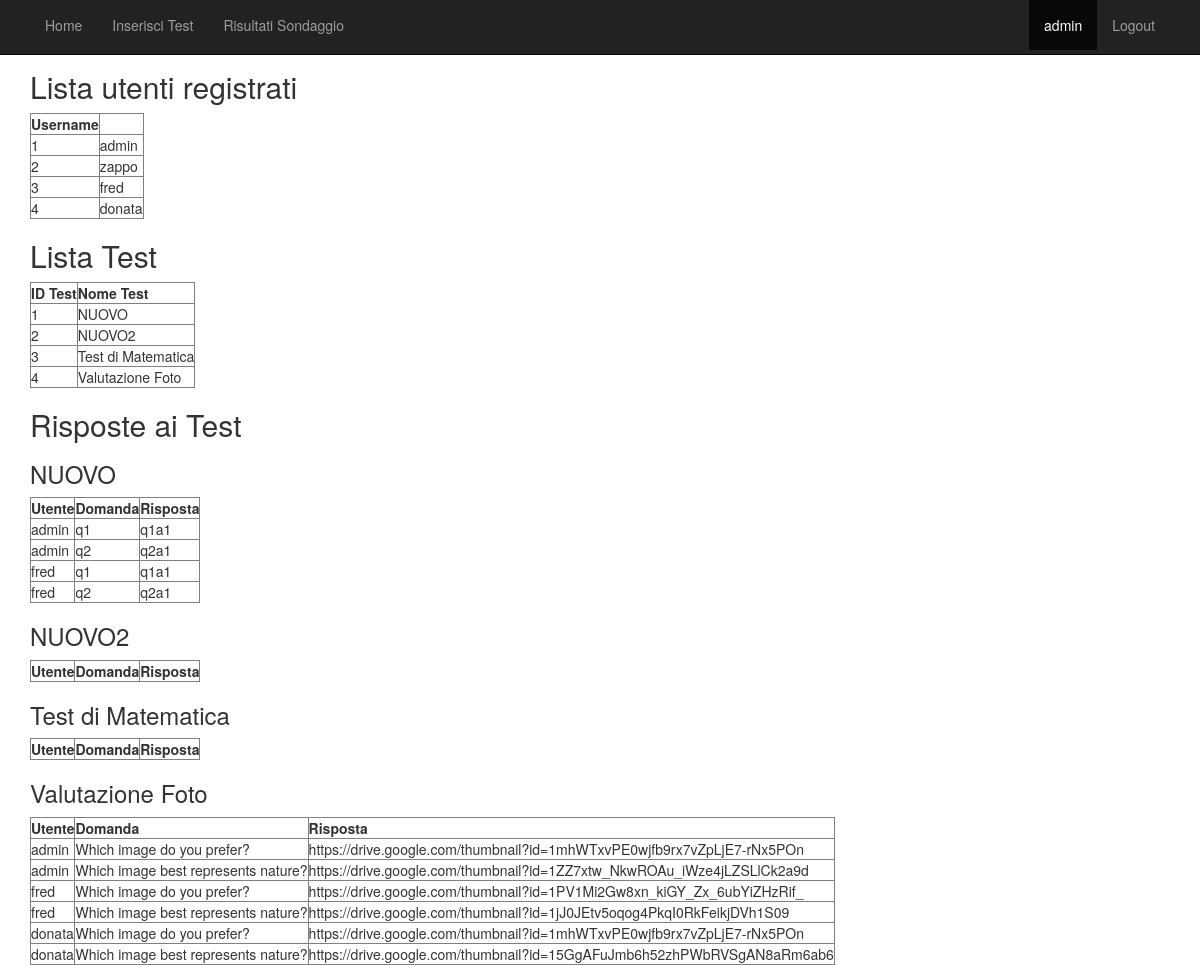
Page /survey_response (signed in) on the earlier database version.
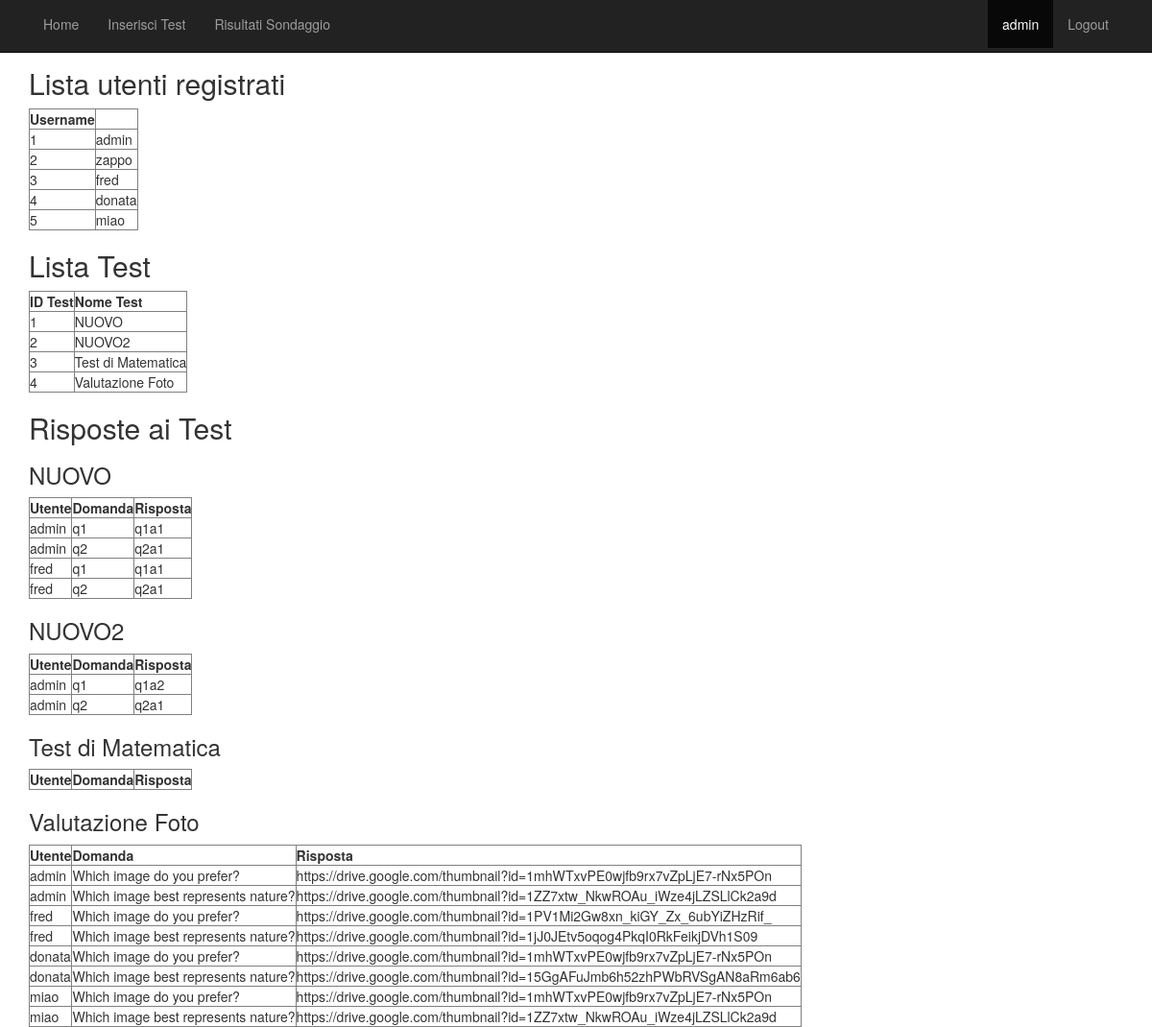
Same page on the later database version.
### survey/models.py (models this page shows, shortened)
class User(UserMixin, db.Model):
    id = db.Column(db.Integer, primary_key=True)
    username = db.Column(db.String(64), index=True, unique=True)
    password_hash = db.Column(db.String(128))
    is_admin = db.Column(db.Boolean,default=False)
    def is_admin_user(self):
        return self.username == 'admin'

class Test(db.Model):
    id = db.Column(db.Integer, primary_key=True)
    name = db.Column(db.String(128), index=True, unique=True, nullable=False)

class Answer(db.Model):
    id = db.Column(db.Integer, primary_key=True)
    is_image = db.Column(db.Boolean, default=False, nullable=False)
    value = db.Column(db.String(128), index=True, nullable=False)
    question_id = db.Column(db.Integer, db.ForeignKey(Question.id), index=True, nullable=False)

class Question(db.Model):
    id = db.Column(db.Integer, primary_key=True)
    value = db.Column(db.String(128), index=True, nullable=False)
    test_id = db.Column(db.Integer, db.ForeignKey(Test.id), index=True, nullable=False)

### survey/routes.py (the view)
@app.route('/survey_response')
@login_required
def survey_response():
    if not current_user.is_admin_user():
        flash('Accesso negato! Solo l\'utente "admin" può accedere a questa pagina.')
        return redirect(url_for('access_denied'))
    users = User.query.all()
    tests = Test.query.all()
    responses = db.session.query(
    Test.id.label('test_id'),
    Test.name.label('test_name'),
    User.username.label('username'),
    Question.value.label('question'),
    Answer.value.label('answer')
).select_from(TestPreference)\
 .join(Answer, TestPreference.answer_id == Answer.id)\
 .join(Question, Answer.question_id == Question.id)\
 .join(Test, Question.test_id == Test.id)\
 .join(User)\
 .filter(TestPreference.user_id == User.id)\
 .order_by(Test.id, User.id)\
 .all()
    return render_template('survey_response.html', users=users, tests=tests, responses=responses)

### survey/models.py (called while the page is built)
@login.user_loader
def load_user(id):
    return User.query.get(int(id))

### survey/templates/survey_response.html
{% extends 'base.html' %}
{% block main %}
    <h2>Lista utenti registrati</h2>
    <table border="1">
       <thead>
          <tr>
              <th>Username</th>
          </tr>
       </thead>
       <tbody>
          {% for user in users %}
            <tr>
                <td>{{ user.id }}</td>
                <td>{{ user.username }}</td>
            </tr>
          {% endfor %}
       </tbody>
    </table>
    <h2>Lista Test</h2>
    <table border="1">
       <thead>
          <tr>
              <th>ID Test</th>
              <th>Nome Test</th>
          </tr>
       </thead>
       <tbody>
          {% for test in tests %}
            <tr>
                <td>{{ test.id }}</td>
                <td>{{ test.name }}</td>
            </tr>
          {% endfor %}
       </tbody>
    </table>
    <h2>Risposte ai Test</h2>
    {% for test in tests %}
        <h3>{{ test.name }}</h3>
        <table border="1">
            <thead>
                <tr>
                    <th>Utente</th>
                    <th>Domanda</th>
                    <th>Risposta</th>
                </tr>
            </thead>
            <tbody>
                {% for response in responses %}
                    {% if response.test_id == test.id %}
                        <tr>
                            <td>{{ response.username }}</td>
                            <td>{{ response.question }}</td>
                            <td>{{ response.answer }}</td>
                        </tr>
                    {% endif %}
                {% endfor %}
            </tbody>
        </table>
    {% endfor %}
{% endblock %}

### survey/templates/base.html (shortened to what this page needs)
<!DOCTYPE html>
<html lang="en">
  <head>
    <link href="/static/css/bootstrap.min.css" rel="stylesheet">
    <link rel="stylesheet" href="/static/css/app.css">
  </head>
  <body>
    <header>
        {% include "header.html" %}
    </header>
    <main>
        <div class="container" width="1600" min=width="1600">
            {% block main %}{% endblock %}
        </div>
    </main>
  </body>
</html>

### survey/templates/header.html (shortened to what this page needs)
<nav class="navbar navbar-inverse navbar-fixed-top">
      <div class="container">
        <div id="navbar" class="collapse navbar-collapse" style="display: inline-block !important;">
          <ul class="nav navbar-nav">
            {% if current_user.is_anonymous %}
              <li><a href="{{ url_for('login') }}">Login</a></li>
			      {% elif current_user.username=="admin" %}
              <li><a href="{{ url_for('index') }}">Home</a></li>
			        <li><a href="{{ url_for('insert_test') }}">Inserisci Test</a></li>
              <li><a href="{{ url_for('survey_response') }}">Risultati Sondaggio</a></li>
            {% else %}
              <li><a href="{{ url_for('index') }}">Home</a></li>
            {% endif %}
          </ul>
        </div>
		{% if current_user.is_anonymous %}
		{% else %}
        <div id="navbar" class="collapse navbar-collapse" style="display: inline-block !important;display: inline-block !important;float: right;">
		<ul class="nav navbar-nav">
			<li class="active"><a>{{current_user.username}}</a></li>
            <li><a href="{{ url_for('logout') }}">Logout</a></li>
		</ul>
		  </div>
          {% endif %}
      </div>
</nav>

### survey/static/css/app.css (style rules this page uses)
body { padding-top: 50px; }

Differences in the rows shown:
added User: id "5", username "miao"
computed for Test "NUOVO2": gains Answer (username "admin", question "q1", answer "q1a2"); gains Answer (username "admin", question "q2", answer "q2a1")
computed for Test "Valutazione Foto": gains Answer (username "admin", question "Which image do you prefer?", answer "https://drive.google.com/thumbnail?id=1mhWTxvPE0wjfb9rx7vZpLjE7-rNx5POn", username "donata", username "miao"); gains Answer (username "admin", question "Which image best represents nature?", answer "https://drive.google.com/thumbnail?id=1ZZ7xtw_NkwROAu_iWze4jLZSLlCk2a9d", username "miao")
